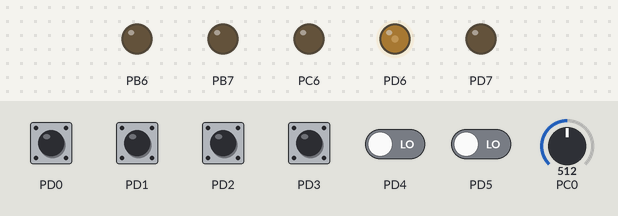
A program run on a simulated ATmega328P, built with avr-gcc and emulated at 16 MHz (the files do not name the chip). On the bench: output pins drawn as LEDs (lit = HIGH). Inputs (shaded band) come from the test bench; at power-on: PD0–3 HIGH, PD4, PD5 LOW, PC0 = 512.

Above: at 1.2 s.
1.3 s: PD0 pulled LOW for 0.15 s
At 1.8 s:
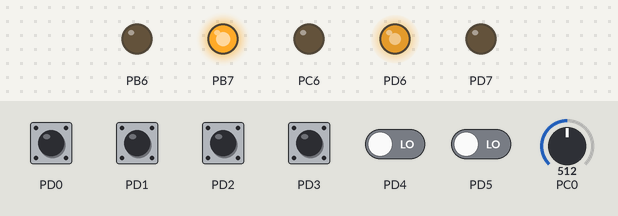
3.5 s: PD0 pulled LOW for 1 s
At 5.2 s:
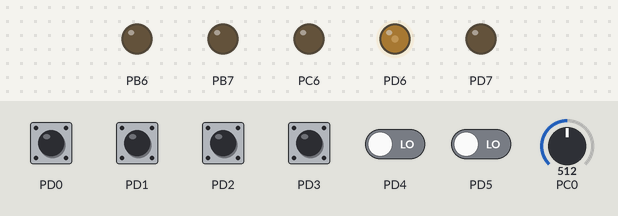
Timing chart, 0 to 6.7 s (numbered marks = the images above; inputs shaded):
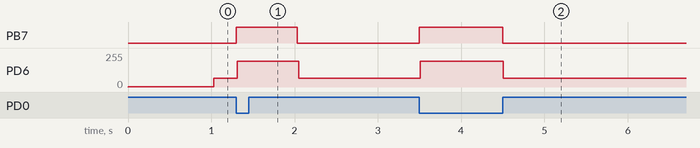

The program:

main.c
```c
/******************************************************************************
* File Name: GPIO.c
* Description: This file contains API definitions for GPIO functionality
* Tool-Chain: AVR GCC
*
* Modification History:
* Created by:Omkar Rane 2005203 V1.0 25/Sep/2020
* Description: V1.0
******************************************************************************/
/******************************************************************************
* Includes
******************************************************************************/
#include<stdint.h>
#include<stdio.h>
#include<avr/io.h>
#include<avr/interrupt.h>
#include<util/delay.h>
#include"GPIO.h"
#include"AppMode.h"
#include"ModeState.h"

volatile uint16_t counter = 0x00;
uint16_t ADC_value;
/******************************************************************************
* Defines and data types
******************************************************************************/
/******************************************************************************
* Global variables
******************************************************************************/
/******************************************************************************
* Static variables
******************************************************************************/
/******************************************************************************
* Internal function prototypes
******************************************************************************/
/******************************************************************************
* Public functions definitions
******************************************************************************/
/******************************************************************************
* Name:main.c file for lab activity 5
* Description: main.c file for lab activity 5
* Arguments: NA
* Returns: None
******************************************************************************/
/******************************************************************************
* Internal functions
******************************************************************************/
int main(void)
{

//input
GPIOConfig(PD0,INPUT);
GPIOConfig(PD1,INPUT);
GPIOConfig(PD2,INPUT);
GPIOConfig(PD3,INPUT);
//output
GPIOConfig(PD6,OUTPUT);
GPIOConfig(PB7,OUTPUT);
//PULL UP
GPIOPinWrite(PD0,HIGH);
GPIOPinWrite(PD1,HIGH);
GPIOPinWrite(PD2,HIGH);
GPIOPinWrite(PD3,HIGH);

// timer
timer_init();
//ADC
adc_init();
sei(); // Global interrupt
while(1)
{

AppMode();
}
    return 0;
}

/******************************************************************************
* ISR
******************************************************************************/
ISR(TIMER0_OVF_vect) {

  counter++;

if (counter >= 62)
{
    FLAG_BIT.FLAG_TIMER = 1;
    counter = 0;
}
}

//Switch ISR
ISR(INT1_vect)
{
  FLAG_BIT.GPIOMinus_ISR2 = 1;
}

ISR(INT0_vect)
{
 FLAG_BIT.GPIOPlus_ISR1=1;
}

/******************************************************************************
* Name:
* Description:
******************************************************************************/
/******************************************************************************
/******************************************************************************
* End of File
******************************************************************************/
```

ADC.c
```c
/******************************************************************************
* File Name: GPIO.c
* Description: This file contains API definitions for GPIO functionality
* Tool-Chain: AVR GCC
*
* Modification History:
* Created by: Omkar Rane 2005203 V1.0 25/Sep/2020
* Description: V1.0
******************************************************************************/
/******************************************************************************
* Includes
******************************************************************************/
#include"ADC.h"
#include"GPIO.h"
/******************************************************************************
* Defines and data types
******************************************************************************/
/******************************************************************************
* Global variables
******************************************************************************/
/******************************************************************************
* Static variables
******************************************************************************/
/******************************************************************************
* Internal function prototypes
******************************************************************************/
/******************************************************************************
* Public functions definitions
******************************************************************************/
/******************************************************************************
* Name: adc_init()
* Description: adc_init() is adc configuration register function
* Arguments: NA
* Returns: None
******************************************************************************/

void adc_init()
{
uint16_t ADC_value;
ADMUX &= 0x00;
ADMUX |= (1 << REFS0);
ADCSRA |= (1 << ADEN);

}

/******************************************************************************
* Internal functions
******************************************************************************/
/******************************************************************************
* Name:
* Description:
******************************************************************************/
/******************************************************************************
/******************************************************************************
* End of File
******************************************************************************/
```

ADC.h
```c
/******************************************************************************
* File Name: GPIO.h
* Description: This file contains function Prototypes of GPIO.c
* Tool-Chain: AVR GCC
*
* Modification History:
* Created by: Omkar Rane 2005203 V1.0 25/Sep/2020
* Description: V1.0
*
******************************************************************************/
#ifndef ADC_H_INCLUDED
#define ADC_H_INCLUDED
/******************************************************************************
* Includes
******************************************************************************/

/******************************************************************************
* Defines and data types
******************************************************************************/
/******************************************************************************
* Global variables
******************************************************************************/
void adc_init();
/******************************************************************************
* Public function prototypes
******************************************************************************/
#endif
/******************************************************************************
* End of File
******************************************************************************/
```

AppMode.c
```c
/******************************************************************************
* File Name: GPIO.c
* Description: This file contains API definitions for GPIO functionality
* Tool-Chain: AVR GCC
*
* Modification History:
* Created by: Omkar Rane 2005203 V1.0 25/Sep/2020
* Description: V1.0
******************************************************************************/
/******************************************************************************
* Includes
******************************************************************************/
#include"AppMode.h"
#include "GPIO.h"
/******************************************************************************
* Defines and data types
******************************************************************************/
/******************************************************************************
* Global variables
******************************************************************************/
uint16_t ADC_value;
/******************************************************************************
* Static variables
******************************************************************************/
/******************************************************************************
* Internal function prototypes
******************************************************************************/
/******************************************************************************
* Public functions definitions
******************************************************************************/
/******************************************************************************
* Name: GPIOConfig (pin, mode)
* Description: Configures the mode of the pin as INPUT/PULLUP or OUTPUT
* Arguments: pin and mode
* Returns: None
******************************************************************************/
/******************************************************************************
* Internal functions
******************************************************************************/
void AppMode()
{
ADCSRA |= (1 << ADSC);
while (ADCSRA & (1 << ADSC));
ADC_value = ADC;
float voltage = (5.0/1023.0)*((float)ADC_value);


////if(PIN_READ & (1<<PD0))
if(GPIOPinRead(PD0))
{
////Stand-by mode:

//CLR_BIT(PORTD,PD6);
if(FLAG_BIT.FLAG_TIMER==1)
{
FLAG_BIT.FLAG_TIMER = 0;

////GPIOPinWrite(PB7,LOW);
standymode();

}

}

else
{
 ////Sampling mode:
SET_BIT(PORTB,PB7);
///GPIOPinWrite(PB7,HIGH);


if(0.0 <= voltage && voltage < 1.0)
{
OCR0A=64.0;
}
else if(1.0 <= voltage && voltage < 2.0)
{
OCR0A=128.0;
}
else if(2.0 <= voltage && voltage < 3.0)
{
OCR0A=192.0;
}
else if(voltage >= 3.0)
{
OCR0A=255.0;
}


}

}
/******************************************************************************
* Name:
* Description:
******************************************************************************/
/******************************************************************************
/******************************************************************************
* End of File
******************************************************************************/
```

AppMode.h
```c
/******************************************************************************
* File Name: GPIO.h
* Description: This file contains function Prototypes of GPIO.c
* Tool-Chain: AVR GCC
*
* Modification History:
* Created by: Omkar Rane 2005203 V1.0 25/Sep/2020
* Description: V1.0
*
******************************************************************************/
#ifndef APPMODE_H_INCLUDED
#define APPMODE_H_INCLUDED
/******************************************************************************
* Includes
******************************************************************************/

/******************************************************************************
* Defines and data types
******************************************************************************/
/******************************************************************************
* Global variables
******************************************************************************/
/******************************************************************************
* Public function prototypes
******************************************************************************/
void AppMode();
#endif
/******************************************************************************
* End of File
******************************************************************************/
```

ModeState.c
```c
/******************************************************************************
* File Name: GPIO.c
* Description: This file contains API definitions for GPIO functionality
* Tool-Chain: AVR GCC
*
* Modification History:
* Created by: Omkar Rane 2005203 V1.0 25/Sep/2020
* Description: V1.0
******************************************************************************/
/******************************************************************************
* Includes
******************************************************************************/
#include"GPIO.h"
#include"ModeState.h"
/******************************************************************************
* Defines and data types
******************************************************************************/
/******************************************************************************
* Global variables
******************************************************************************/
/******************************************************************************
* Static variables
******************************************************************************/
/******************************************************************************
* Internal function prototypes
******************************************************************************/
/******************************************************************************
* Public functions definitions
******************************************************************************/
/******************************************************************************
* Name: standby() mode
* Description: Configures the mode of the pin as INPUT/PULLUP or OUTPUT
* Arguments: pin and mode
* Returns: None
******************************************************************************/
/******************************************************************************
* Internal functions
******************************************************************************/

void standymode()
{
CLR_BIT(PORTB,PB7);
OCR0A=64.0;
}

/******************************************************************************
* Name:
* Description:
******************************************************************************/
/******************************************************************************
/******************************************************************************
* End of File
******************************************************************************/
```

ModeState.h
```c
/******************************************************************************
* File Name: GPIO.h
* Description: This file contains function Prototypes of GPIO.c
* Tool-Chain: AVR GCC
*
* Modification History:
* Created by: Omkar Rane 2005203 V1.0 25/Sep/2020
* Description: V1.0
*
******************************************************************************/
#ifndef MODESTATE_H_INCLUDED
#define MODESTATE_H_INCLUDED
/******************************************************************************
* Includes
******************************************************************************/
/******************************************************************************
* Defines and data types
******************************************************************************/
/******************************************************************************
* Global variables
******************************************************************************/
/******************************************************************************
* Public function prototypes
******************************************************************************/
void standymode();
#endif
/******************************************************************************
* End of File
******************************************************************************/
```

PWM.h
```c
/******************************************************************************
* File Name: GPIO.h
* Description: This file contains function Prototypes of GPIO.c
* Tool-Chain: AVR GCC
*
* Modification History:
* Created by: Omkar Rane 2005203 V1.0 25/Sep/2020
* Description: V1.0
*
******************************************************************************/
#ifndef PWM_H_INCLUDED
#define PWM_H_INCLUDED
/******************************************************************************
* Includes
******************************************************************************/

/******************************************************************************
* Defines and data types
******************************************************************************/
/******************************************************************************
* Global variables
******************************************************************************/
/******************************************************************************
* Public function prototypes
******************************************************************************/
void timer_init();
void interrupt_init();
#endif
/******************************************************************************
* End of File
******************************************************************************/
```

fuse.c
```c
#include <avr/io.h>

FUSES = {
    .low = LFUSE_DEFAULT,
    .high = HFUSE_DEFAULT,
    .extended = EFUSE_DEFAULT
};
```

Source omitted: PWM.c (3417 bytes), GPIO.c (4955 bytes), GPIO.h (1855 bytes)

Measured:
- after the input at 1.3 s, PB7: LOW → HIGH at once, → LOW 0.73 s later; PD6: 65/255 → 192/255 at once, → 65/255 0.74 s later
- after the input at 3.5 s, PB7: LOW → HIGH at once, → LOW 1.0 s later; PD6: 65/255 → 192/255 at once, → 65/255 1.0 s later
